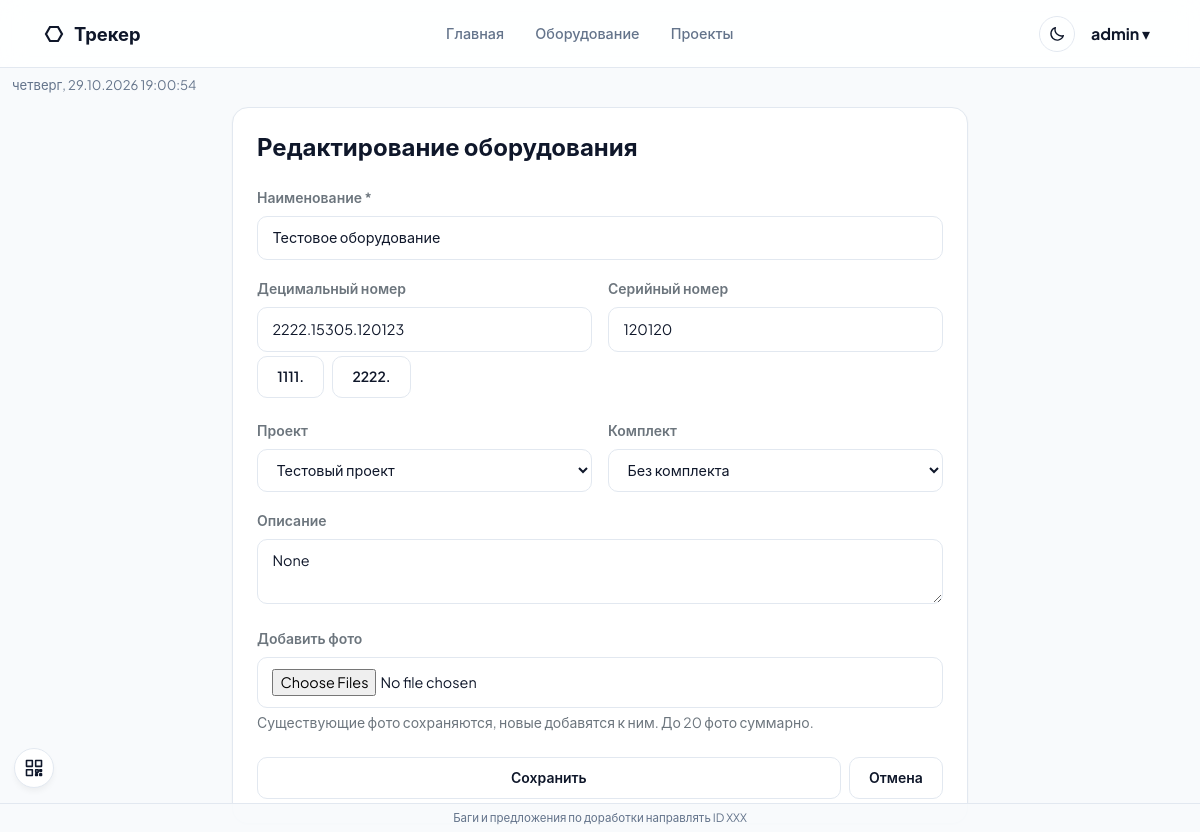
The app's page /equipment/1/edit (signed in) with its own data.
### app/models.py (models this page shows, shortened)
class User(UserMixin, db.Model):
    __tablename__ = 'users'
    id = db.Column(db.Integer, primary_key=True)
    username = db.Column(db.String(64), unique=True, nullable=False)
    password_hash = db.Column(db.String(256), nullable=False)
    password_plain = db.Column(db.String(256))
    must_change_password = db.Column(db.Boolean, default=False, nullable=False)
    role = db.Column(db.String(20), default='user')
    can_report = db.Column(db.Boolean, default=False)
    can_data = db.Column(db.Boolean, default=False)
    created_at = db.Column(db.DateTime, default=datetime.utcnow)
    equipments = db.relationship('Equipment', backref='owner', lazy='dynamic')
    projects = db.relationship('Project', backref='owner', lazy='dynamic')
    employees = db.relationship('Employee', backref='owner', lazy='dynamic')
    operations = db.relationship('Operation', backref='owner', lazy='dynamic')
    @property
    def is_admin(self):
        return self.role == 'admin'
    @property
    def can_use_report(self):
        return self.is_admin or bool(self.can_report)
    @property
    def can_use_data(self):
        return self.is_admin or bool(self.can_data)

class Equipment(db.Model):
    __tablename__ = 'equipments'
    id = db.Column(db.Integer, primary_key=True)
    user_id = db.Column(db.Integer, db.ForeignKey('users.id'), nullable=False)
    name = db.Column(db.String(120), nullable=False)
    category = db.Column(db.String(60))
    decimal_number = db.Column(db.String(100))
    serial_number = db.Column(db.String(100), nullable=True)
    status = db.Column(db.String(80), default='На складе')
    project_id = db.Column(db.Integer, db.ForeignKey('projects.id'), nullable=True)
    kit_id = db.Column(db.Integer, db.ForeignKey('kits.id'), nullable=True)
    received_at = db.Column(db.DateTime, default=datetime.utcnow)
    received_from = db.Column(db.String(255))
    acceptance_report = db.Column(db.String(500))
    photo_path = db.Column(db.String(500))
    status_before_archive = db.Column(db.String(80))
    photos = db.relationship('EquipmentPhoto', backref='equipment', cascade='all, delete-orphan', lazy=True)
    created_at = db.Column(db.DateTime, default=datetime.utcnow)
    operation_items = db.relationship('OperationItem', backref='equipment', lazy=True)

### app/routes/equipment.py (the view, shortened to what this page needs)
@equipment_bp.route('/<int:item_id>/edit', methods=['GET', 'POST'])
@login_required
def edit_equipment(item_id):
    item = Equipment.query.filter_by(id=item_id, user_id=current_user.id).first_or_404()
    projects = [p for p in Project.query.filter_by(user_id=current_user.id).all() if not p.archived or p.id == item.project_id]
    kits = [k for k in Kit.query.join(Project).filter(Project.user_id == current_user.id).all() if not k.project.archived or k.project_id == item.project_id]
    def render():
        return render_template('equipment/form.html', projects=projects, kits=kits, item=item)
    return render()

### app/routes/main.py (called while the page is built)
def connect_url():
    host = request.host
    name, _, port = host.partition(':') if not host.startswith('[') else (host, '', '')
    if name in ('localhost', '127.0.0.1', '0.0.0.0', ''):
        host = _lan_ip() + (':' + port if port else '')
    return f'{request.scheme}://{host}'

### templates/equipment/form.html (shortened to what this page needs)
{% extends 'base.html' %}
{% block content %}
<div class="row justify-content-center"><div class="col-lg-8"><div class="card-custom">
<h4 class="fw-bold mb-4">{{ 'Редактирование оборудования' if item else 'Новое оборудование' }}</h4>
<form method="POST" enctype="multipart/form-data">
<div class="mb-3"><label class="form-label small fw-semibold text-secondary">Наименование *</label><input name="name" class="form-control-custom" value="{{ item.name if item else '' }}" required></div>
<div class="row g-3"><div class="col-md-6"><label class="form-label small fw-semibold text-secondary">Децимальный номер</label><input name="decimal_number" id="decimalInput" class="form-control-custom" value="{{ item.decimal_number if item else '' }}" placeholder="Свой номер или выберите формат"><div class="d-flex gap-2 mt-1"><button type="button" class="btn btn-sm btn-secondary-custom dec-preset" data-prefix="1111.">1111.</button><button type="button" class="btn btn-sm btn-secondary-custom dec-preset" data-prefix="2222.">2222.</button></div></div><div class="col-md-6"><label class="form-label small fw-semibold text-secondary">Серийный номер</label><input name="serial_number" class="form-control-custom" value="{{ item.serial_number if item else '' }}"></div></div>
<div class="row g-3 mt-1"><div class="col-md-6"><label class="form-label small fw-semibold text-secondary">Проект</label><select name="project_id" id="projectSelect" class="form-select-custom"><option value="">Выберите проект</option>{% for p in projects %}<option value="{{ p.id }}" {{ 'selected' if item and item.project_id==p.id }}>{{ p.name }}{% if p.archived %} (архив){% endif %}</option>{% endfor %}</select></div>
<div class="col-md-6"><label class="form-label small fw-semibold text-secondary">Комплект</label><select name="kit_id" id="kitSelect" class="form-select-custom"><option value="">Без комплекта</option></select></div></div>
<div class="mb-3 mt-3"><label class="form-label small fw-semibold text-secondary">Описание</label><textarea name="received_from" class="form-control-custom small-description" rows="2" placeholder="Принято от">{{ item.received_from if item else '' }}</textarea></div>
{% if not item %}<div class="row g-3"><div class="col-md-6"><label class="form-label small fw-semibold text-secondary">Отчет о приеме (DOCX или PDF)</label><input type="file" name="acceptance_report" class="form-control-custom" accept=".docx,.pdf"></div>
<div class="col-md-6"><label class="form-label small fw-semibold text-secondary">Фото</label><input type="file" name="photos" class="form-control-custom" accept="image/*" multiple><div class="small text-secondary mt-1">До 20 фото.</div></div></div>
<div class="mt-3 p-3 rounded-3 bg-light"><span class="small text-secondary">Первичная дата и время приема будут сохранены автоматически.</span></div>
{% else %}<div class="mb-3"><label class="form-label small fw-semibold text-secondary">Добавить фото</label><input type="file" name="photos" class="form-control-custom" accept="image/*" multiple><div class="small text-secondary mt-1">Существующие фото сохраняются, новые добавятся к ним. До 20 фото суммарно.</div></div>{% endif %}
<div class="d-flex gap-2 mt-4"><button class="btn-primary-custom flex-fill justify-content-center">Сохранить</button><a href="{{ url_for('equipment.detail',item_id=item.id) if item else url_for('equipment.list_equipment') }}" class="btn btn-secondary-custom text-decoration-none">Отмена</a></div>
</form></div></div></div>
{% endblock %}

### templates/base.html (shortened to what this page needs)
<!DOCTYPE html>
<html lang="ru">
<head>
<link href="https://cdn.jsdelivr.net/npm/bootstrap@5.3.0/dist/css/bootstrap.min.css" rel="stylesheet">
<link rel="stylesheet" href="{{ url_for('static', filename='css/style.css') }}">
</head>
<body>
{% if current_user.is_authenticated %}
<nav class="navbar-custom mb-0"><div class="container d-flex align-items-center justify-content-between">
<a class="navbar-brand-custom text-decoration-none" href="{{ url_for('main.index') }}">
<svg class="brand-icon" width="24" height="24" viewBox="0 0 24 24" fill="none" stroke="currentColor" stroke-width="2.2" aria-hidden="true"><polygon points="20,12 16,19 8,19 4,12 8,5 16,5"></polygon></svg>
<span>Трекер</span></a>
<div class="d-flex gap-1 align-items-center">
<a class="nav-link-custom text-decoration-none" href="{{ url_for('main.index') }}">Главная</a>
<a class="nav-link-custom text-decoration-none" href="{{ url_for('equipment.list_equipment') }}">Оборудование</a>
<a class="nav-link-custom text-decoration-none" href="{{ url_for('directory.projects') }}">Проекты</a>
</div>
<div class="d-flex align-items-center gap-2">
<button type="button" id="themeToggle" class="theme-toggle" aria-label="Темная тема" title="Темная тема"></button>
<div class="user-menu-wrap">
<button type="button" class="user-menu-trigger" aria-expanded="false"><strong>{{ current_user.username }}</strong> ▾</button>
</div>
</div></div></nav>
<div class="qr-widget" id="qrWidget">
  <button type="button" class="qr-toggle" title="Подключиться с телефона" aria-label="QR для подключения"><svg viewBox="0 0 24 24"><rect x="3" y="3" width="7" height="7"/><rect x="14" y="3" width="7" height="7"/><rect x="3" y="14" width="7" height="7"/><path d="M14 14h3v3h-3zM19 14h2v2h-2zM14 19h2v2h-2zM19 19h2v2h-2z"/></svg></button>
</div>
{% endif %}
<div id="appClock" class="app-clock-global" aria-live="polite"></div>
<div class="container py-2">
{% block content %}{% endblock %}
</div>
<div class="app-footer">Баги и предложения по доработки направлять ID XXX</div>
</body></html>

### static/css/style.css (style rules this page uses)
:root { --bg-main: #f8fafc; --surface: #ffffff; --text-primary: #0f172a; --text-secondary: #64748b; --accent: #2563eb; --accent-hover: #1d4ed8; --border: #e2e8f0; --border-subtle: #f1f5f9; --radius-lg: 16px; --radius-md: 10px; --radius-sm: 6px; --shadow-sm: 0 1px 2px 0 rgb(0 0 0 / 0.05); --shadow-md: 0 4px 6px -1px rgb(0 0 0 / 0.05); --button-text: var(--accent); --button-bg-hover: var(--accent); }
body { font-family: 'Plus Jakarta Sans', -apple-system, sans-serif; background-color: var(--bg-main); color: var(--text-primary); line-height: 1.5; }
.navbar-custom { background: rgba(255, 255, 255, 0.85); backdrop-filter: blur(12px); border-bottom: 1px solid var(--border); padding: 0.85rem 0; position: sticky; top: 0; z-index: 1000; }
.navbar-brand-custom { font-weight: 700; font-size: 1.15rem; color: var(--text-primary) !important; display: flex; align-items: center; gap: 0.5rem; }
.nav-link-custom { color: var(--text-secondary) !important; font-weight: 500; font-size: 0.9rem; padding: 0.5rem 0.85rem !important; border-radius: var(--radius-sm); transition: all 0.15s ease; }
.card-custom { background: var(--surface); border: 1px solid var(--border); border-radius: var(--radius-lg); box-shadow: var(--shadow-sm); padding: 1.5rem; }
.btn:not(.btn-close), button:not(.btn-close):not(.user-menu-trigger):not(.menu-button) { background-color: transparent; color: var(--text-primary); border: 1px solid var(--border); }
.btn-primary-custom { background-color: transparent; color: var(--button-text); font-weight: 600; font-size: 0.875rem; padding: 0.6rem 1.2rem; border-radius: var(--radius-md); border: 1px solid var(--accent); display: inline-flex; align-items: center; gap: 0.4rem; }
.btn-secondary-custom { background-color: transparent; color: var(--text-primary); font-weight: 600; font-size: 0.875rem; padding: 0.6rem 1.2rem; border-radius: var(--radius-md); border: 1px solid var(--border); }
.form-control-custom, .form-select-custom { border: 1px solid var(--border); border-radius: var(--radius-md); padding: 0.65rem 0.9rem; font-size: 0.9rem; background-color: var(--surface); color: var(--text-primary); width: 100%; }
.user-menu-wrap { position:relative }
.user-menu-trigger { background:transparent;border:0;color:var(--text-primary);padding:.5rem;cursor:pointer }
.small-description { max-height:70px }
.app-footer { position:fixed;left:0;right:0;bottom:0;padding:.35rem .75rem;text-align:center;font-size:.72rem;color:var(--text-secondary);background:color-mix(in srgb,var(--bg-main) 92%,transparent);border-top:1px solid var(--border);z-index:900 }
.theme-toggle { width:36px;height:36px;padding:0;display:inline-flex;align-items:center;justify-content:center; background:transparent;border:1px solid var(--border);border-radius:50%;color:var(--text-primary);cursor:pointer; transition:background-color .15s ease,color .15s ease,border-color .15s ease; }
.app-clock-global { font-size:.82rem;color:var(--text-secondary);margin:.45rem auto .25rem;max-width:1320px;padding:0 .75rem;min-height:1.2rem;text-transform:lowercase }
:root { --bs-link-color-rgb:15,23,42;--bs-link-hover-color-rgb:15,23,42 }
html,body { overflow-x:hidden }
.qr-widget { position:fixed;left:14px;bottom:44px;z-index:950 }
.qr-toggle { width:40px;height:40px;padding:0;border-radius:50%;display:inline-flex;align-items:center;justify-content:center;background:var(--surface)!important;color:var(--text-primary)!important;border:1px solid var(--border)!important;box-shadow:var(--shadow-md);cursor:pointer }
.qr-toggle svg { width:20px;height:20px;fill:none;stroke:currentColor;stroke-width:1.9;stroke-linecap:round;stroke-linejoin:round }

### records on screen
User: username "admin"
Equipment: name "Тестовое оборудование", decimal_number "2222.15305.120123", serial_number "120120", received_from "None"

### other values on screen
{{ 'Редактирование оборудования' if item else 'Новое оборудование' }} "Редактирование оборудования"
form field project_id "Тестовый проект"
